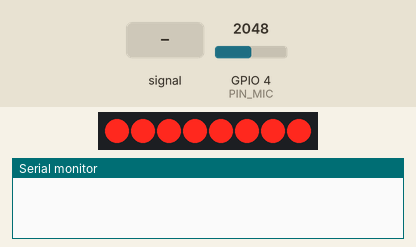
A sketch run on a simulated ESP32. On the bench: 8 shift-register outputs drawn as a row of LEDs (first output left, lit = HIGH), the last lines printed to the serial monitor. Wiring (inferred from the names in the program): shift register (74HC595): data GPIO 23; shift clock GPIO 18; latch GPIO 19. Wiring (inferred from the signals the program sends): row of LEDs: on Q0, Q1, Q2, Q3, Q4, Q5, Q6, Q7. The inputs (shaded band) are chosen by the test bench; at power-on: GPIO 4 (PIN_MIC) = 2048 (analog values on the 0–4095 scale).

Above: at 0.81 s.
2.2 s: GPIO 4 (PIN_MIC) fed a 200 Hz sine of ±327 counts around its level
At 2.4 s:
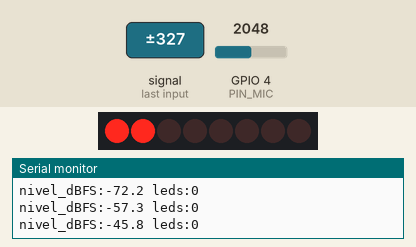
4.3 s: GPIO 4 (PIN_MIC) set to 2866
At 5.7 s:
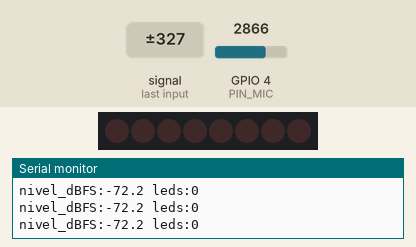
6.0 s: GPIO 4 (PIN_MIC) fed a 1000 Hz sine of ±1023 counts around its level
At 6.14 s:
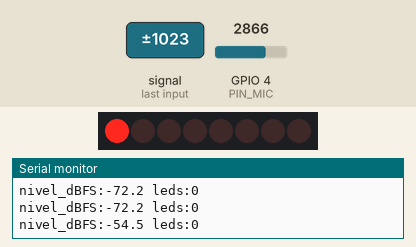
7.7 s: GPIO 4 (PIN_MIC) set to 3603
At 7.83 s:
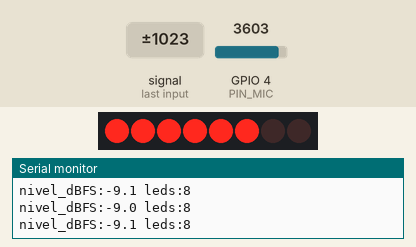
Timing chart, 0 to 10.5 s (numbered marks = the images above; inputs shaded):
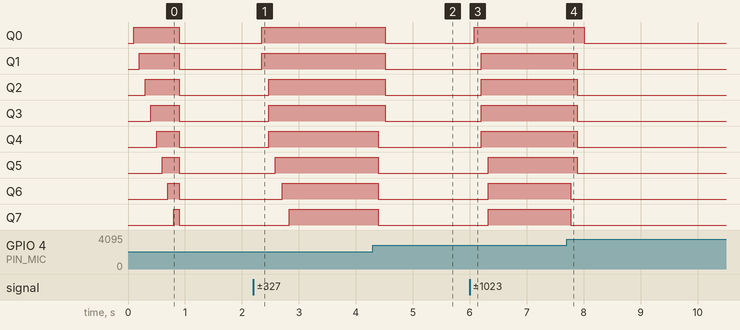

Measured:
- after the input at 2.2 s, Q0, Q1: LOW → HIGH after 0.15 s; Q2–4: LOW → HIGH after 0.27 s; Q5: LOW → HIGH after 0.39 s; Q6: LOW → HIGH after 0.51 s; Q7: LOW → HIGH after 0.63 s
- after the input at 4.3 s, Q0–3: HIGH → LOW after 0.22 s; Q4–7: HIGH → LOW after 0.10 s
- after the input at 6.0 s, Q0: LOW → HIGH after 0.08 s; Q1–4: LOW → HIGH after 0.20 s; Q5–7: LOW → HIGH after 0.32 s
- after the input at 7.7 s, Q0: HIGH → LOW after 0.31 s; Q1–5: HIGH → LOW after 0.19 s; Q6, Q7: HIGH → LOW after 0.07 s

The sketch:

indicador_ruido.ino
```cpp
/*
  Indicador de nivel de ruido ambiental
  ESP32 (ESP-WROOM-32) + MAX4466 + 74HC595 + 8 LEDs
  Autora: Ariadna Puigdomenech Chaves
*/
#include <math.h>

// Pines
const uint8_t PIN_MIC   = 4;    // ADC2_CH0 (válido porque no se usa el Wi-Fi)
const uint8_t PIN_DATA  = 23;   // -> DS    (pin 14 del 74HC595)
const uint8_t PIN_CLOCK = 18;   // -> SH_CP (pin 11)
const uint8_t PIN_LATCH = 19;   // -> ST_CP (pin 12)

// Parámetros de medida
const uint32_t FS_HZ = 10000;                 // frecuencia de muestreo
const uint32_t PERIODO_US = 1000000 / FS_HZ;  // 100 us entre muestras
const uint16_t N_MUESTRAS = 500;              // 500 muestras = ventana de 50 ms
const float NIVEL_MIN = -45.0;  // dBFS con 0 LEDs (calibrado: silencio ~ -50 dBFS)
const float NIVEL_MAX = -25.0;  // dBFS con 8 LEDs (calibrado: música ~ -36 dBFS)
const float ALFA = 0.3;         // suavizado exponencial (0..1)
const float HISTERESIS = 0.3;   // fracción de escalón para apagar un LED

float nivelSuavizado = NIVEL_MIN;
int leds = 0;                   // LEDs encendidos actualmente

// Envía 8 bits al 74HC595 y los pasa a las salidas Q0..Q7
void escribirLeds(uint8_t patron) {
  digitalWrite(PIN_LATCH, LOW);
  shiftOut(PIN_DATA, PIN_CLOCK, MSBFIRST, patron);
  digitalWrite(PIN_LATCH, HIGH);
}

// Toma N_MUESTRAS a FS_HZ y devuelve el nivel RMS en dBFS
float medirNivelDb() {
  uint32_t suma = 0;
  uint64_t sumaCuadrados = 0;
  uint32_t t = micros();
  for (uint16_t i = 0; i < N_MUESTRAS; i++) {
    while (micros() - t < PERIODO_US) {}   // espera al instante de muestreo
    t += PERIODO_US;
    uint32_t x = analogRead(PIN_MIC);
    suma += x;
    sumaCuadrados += (uint64_t)x * x;
  }

  // Varianza = media de los cuadrados - cuadrado de la media (quita la continua)
  double media = (double)suma / N_MUESTRAS;
  double varianza = (double)sumaCuadrados / N_MUESTRAS - media * media;
  double rms = sqrt(varianza > 0 ? varianza : 0);
  if (rms < 0.5) rms = 0.5;                  // evita log10(0)
  return 20.0 * log10(rms / 2048.0);         // 2048 = mitad del rango de 12 bits
}

void setup() {
  pinMode(PIN_DATA, OUTPUT);
  pinMode(PIN_CLOCK, OUTPUT);
  pinMode(PIN_LATCH, OUTPUT);
  analogReadResolution(12);          // 0..4095
  analogSetAttenuation(ADC_11db);    // rango de entrada ~0..3,1 V
  Serial.begin(115200);

  // Prueba de arranque: la barra se llena y se vacía
  for (uint8_t i = 0; i <= 8; i++) {
    escribirLeds((1 << i) - 1);
    delay(100);
  }
  escribirLeds(0);
  medirNivelDb();                    // descarta la perturbación del último cambio
}

void loop() {
  float nivel = medirNivelDb();
  nivelSuavizado = ALFA * nivel + (1 - ALFA) * nivelSuavizado;

  // Posición en la barra (0..8); para apagar un LED el nivel debe bajar
  // HISTERESIS escalones por debajo, así no parpadea en el límite
  float posicion = (nivelSuavizado - NIVEL_MIN) / (NIVEL_MAX - NIVEL_MIN) * 8;
  int objetivo = constrain((int)floor(posicion), 0, 8);
  if (objetivo != leds && (objetivo > leds || posicion < leds - HISTERESIS)) {
    leds = objetivo;
    escribirLeds((1 << leds) - 1);   // enciende Q0..Q(leds-1)
    // Al conmutar, los LEDs perturban la medida del micrófono:
    // se descarta la siguiente ventana
    medirNivelDb();
  }

  // Formato compatible con el Serial Plotter del IDE de Arduino
  Serial.print("nivel_dBFS:");
  Serial.print(nivelSuavizado, 1);
  Serial.print(" leds:");
  Serial.println(leds);
}
```
